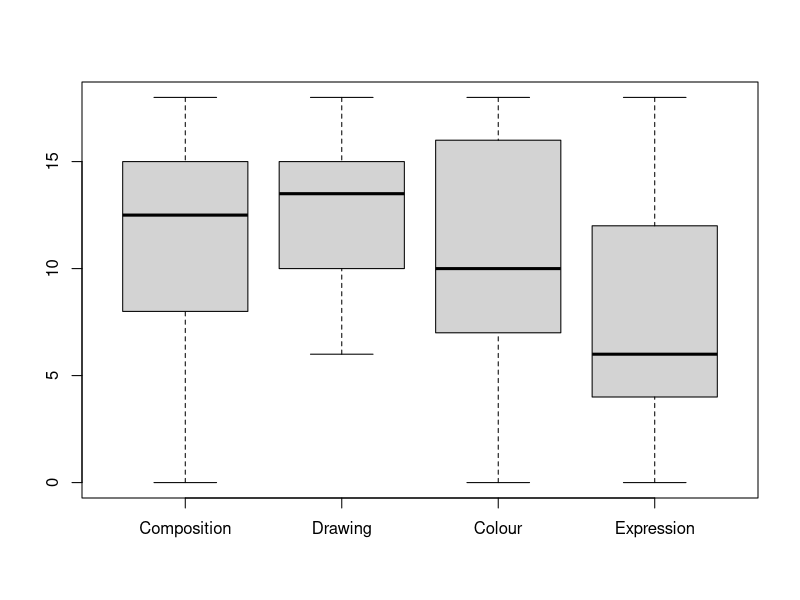
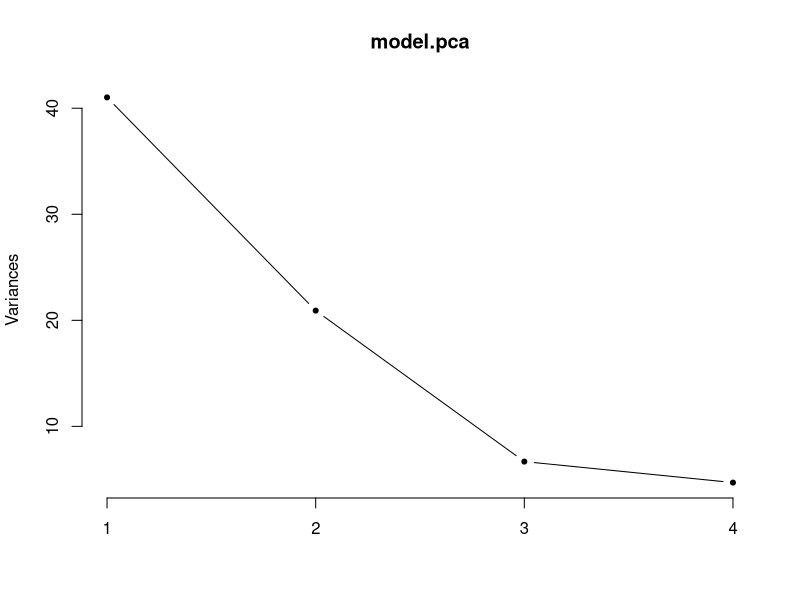

These figures' R source, in order: (Note: this script raises an error after producing the figures.)
#####################################################################################
##                    ZADANIE 1                                                 #####
#####################################################################################

#1. Uøywjπc zbioru painters (subiektywne oceny malarzy) z pakietu MASS wykonaj analizÍ
#sk≥adowych g≥ównych. Zbadaj ≥adunki trzech pierwszych sk≥adowych g≥ównych. Narysuj
#diagram rozrzutu dla dwóch pierwszych sk≥adowych g≥ównych uøywajπc róønych
#kolorów lub symboli do rozróønienia szkó≥ malarstwa.

library(MASS)
?painters
painters
group<-factor(painters$School)
#usuwam z analizy kolumne dotyczaca szkol
painters<-painters[,-5]
boxplot(painters); var(painters)

#buduje model
# nie ma zbyt duzej roznicy w skali
# dodatkowo w dokumentacj dla painters widze skladowe sa  w skali 0-20 ( z wyjatkiem szkoly, ale ta wczesniej zostala usunieta)
model.pca <- prcomp(painters)

summary(model.pca)
# pierwsze 2 skladowe PC1,PC2 wyjasniaja zmiennosc w 84,5%
# zas pierwsze PC1,PC2,PC3 w 93,6%

#wykres osypiska
screeplot(model.pca, type = 'l', pch = 20)
# z wykresu widac, ze 2 pierwsze skladowe maja najwiiekszy wpływ na zmiennosci 

#Badam zaladunki 3 pierwszych 

model.pca$rotation[,1:3]


plot(model.pca$rotation[,1], model.pca$rotation[,2],model.pca$rotation[,3],
     xlim=c(-1,1), ylim=c(-1,1), pch=20,
     main='Loadings for PC1 vs. PC2')
